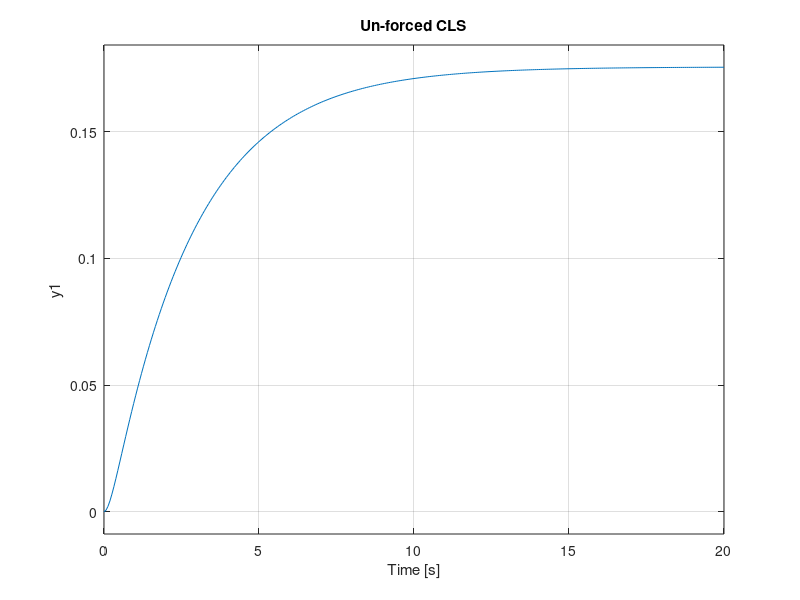

The MATLAB script that drew this image: (Note: this script raises an error after producing the figure.)
close all;

%Liquid level control system block diagram transfer functions

%Pump transfer function
Kpm=2; % pump gain
tp=0.2; % time constant
Gpm=tf([0, Kpm],[tp, 1]);

%Valve transfer function
Kv=2.2e-3; % valve gain
x =2; %position of valve
Gv=tf([0, Kv*x],1);

%Tank transfer function
Kt=24.2; % Tank gain
tt=3.3; % time constant
Gt=tf([0, Kt],[tt, 1]);

%Level sensor transfer function
Kl=1; % sensor gain
Gl=tf([0, 1],1);

% Block reduction

OLTF= Gpm*Gv*Gt; % open loop transfer function
CLTF = feedback(OLTF, Gl); %closed loop transfer function
step(CLTF) % step response of un-forced system
title('Un-forced CLS')
stepinfo(CLTF)

% Design of controller

s = tf('s');
figure(1);
rlocus(CLTF) % root locus of system
PD = s + 9.21; % Proportional derivative controller
TF1 = PD * CLTF;
figure(2);
rlocus(TF1)
K = 116.5; % controller gain
TF2 = K * TF1;
TF3 = feedback(TF2,1); % closed loop controller transfer function
figure(3);
step(TF3)
title('Forced CLS')
stepinfo(TF3)

%Stability

figure(4);
margin(TF2) % Bode plot
